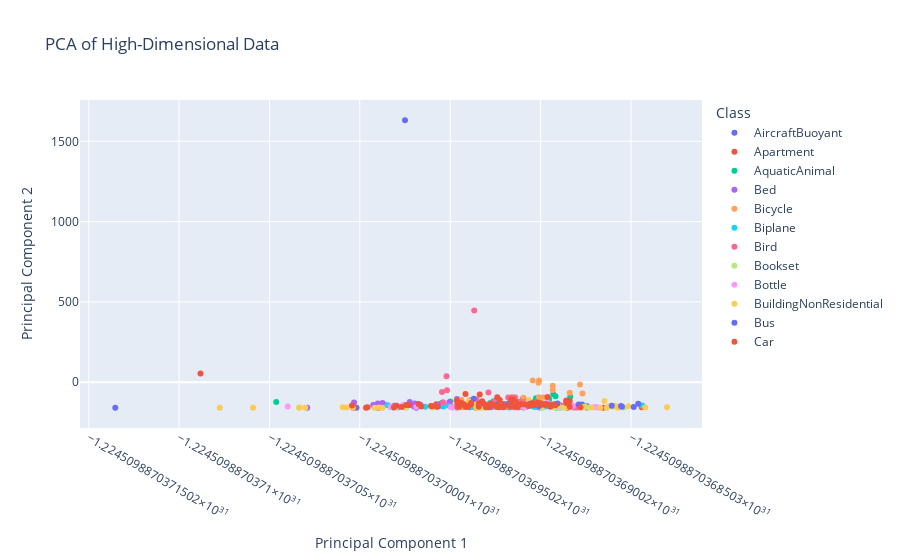

The cell this chart's notebook holds for it:
### Code cell
from sklearn.decomposition import PCA

pca=PCA(n_components=2)
x_trans=pca.fit_transform(X)
# Step 2: Create a DataFrame for the PCA results
pca_df = pd.DataFrame(data=x_trans, columns=['PCA1', 'PCA2'])
pca_df['Class'] = Y['class']  # Add the class labels
pca_df['Name']=Y["mesh_name"]
plot_data2(pca_df,"PCA1","PCA2",chunks[0])

### Figure 1 — Plotly figure (JSON) as saved in the notebook; plotly's stock layout.template omitted (floating-point values rounded to 4 significant figures; data arrays with more than 128 entries replaced by an {"elided": "..."} marker saying what was removed)
{"data": [{"customdata": [["AircraftBuoyant", "m1337.obj"], ["AircraftBuoyant", "m1338.obj"], ["AircraftBuoyant", "m1339.obj"], ["AircraftBuoyant", "m1340.obj"], ["AircraftBuoyant", "m1341.obj"], ["AircraftBuoyant", "m1342.obj"], ["AircraftBuoyant", "m1343.obj"], ["AircraftBuoyant", "m1344.obj"], ["AircraftBuoyant", "m1345.obj"], ["AircraftBuoyant", "m1346.obj"], ["AircraftBuoyant", "m1348.obj"], ["AircraftBuoyant", "m1349.obj"], ["AircraftBuoyant", "m1350.obj"], ["AircraftBuoyant", "m1351.obj"], ["AircraftBuoyant", "m1352.obj"]], "hovertemplate": "Class=%{customdata[0]}<br>Principal Component 1=%{x}<br>Principal Component 2=%{y}<br>Name=%{customdata[1]}<extra></extra>", "legendgroup": "AircraftBuoyant", "marker": {"color": "#636efa", "symbol": "circle"}, "mode": "markers", "name": "AircraftBuoyant", "orientation": "v", "showlegend": true, "type": "scatter", "x": [-1.225e+31, -1.225e+31, -1.225e+31, -1.225e+31, -1.225e+31, -1.225e+31, -1.225e+31, -1.225e+31, -1.225e+31, -1.225e+31, -1.225e+31, -1.225e+31, -1.225e+31, -1.225e+31, -1.225e+31], "xaxis": "x", "y": [-159.8, -159.1, -156.0, -148.7, -152.4, -157.9, -159.4, -158.0, -157.5, -145.5, -145.7, -146.5, -146.2, -139.2, -150.1], "yaxis": "y"}, {"customdata": [["Apartment", "D00045.obj"], ["Apartment", "D00086.obj"], ["Apartment", "D00138.obj"], ["Apartment", "D00156.obj"], ["Apartment", "D00310.obj"], ["Apartment", "D00348.obj"], ["Apartment", "D00366.obj"], ["Apartment", "D00478.obj"], ["Apartment", "D00496.obj"], ["Apartment", "D00626.obj"], ["Apartment", "D00639.obj"], ["Apartment", "D00651.obj"], ["Apartment", "D00681.obj"], ["Apartment", "D00780.obj"], ["Apartment", "D00792.obj"], ["Apartment", "D00859.obj"], ["Apartment", "D00860.obj"], ["Apartment", "D00869.obj"], ["Apartment", "D00921.obj"], ["Apartment", "D00953.obj"], ["Apartment", "m463.obj"], ["Apartment", "m464.obj"], ["Apartment", "m465.obj"]], "hovertemplate": "Class=%{customdata[0]}<br>Principal Component 1=%{x}<br>Principal Component 2=%{y}<br>Name=%{customdata[1]}<extra></extra>", "legendgroup": "Apartment", "marker": {"color": "#EF553B", "symbol": "circle"}, "mode": "markers", "name": "Apartment", "orientation": "v", "showlegend": true, "type": "scatter", "x": [-1.225e+31, -1.225e+31, -1.225e+31, -1.225e+31, -1.225e+31, -1.225e+31, -1.225e+31, -1.225e+31, -1.225e+31, -1.225e+31, -1.225e+31, -1.225e+31, -1.225e+31, -1.225e+31, -1.225e+31, -1.225e+31, -1.225e+31, -1.225e+31, -1.225e+31, -1.225e+31, -1.225e+31, -1.225e+31, -1.225e+31], "xaxis": "x", "y": [-157.5, -148.3, -154.7, -153.6, -150.0, -158.3, -157.9, -155.7, -158.3, -151.9, -157.0, -153.6, -153.2, -137.6, -158.9, -149.2, -155.8, -156.9, -159.1, -158.8, -156.5, -142.6, -122.5], "yaxis": "y"}, {"customdata": [["AquaticAnimal", "m53.obj"], ["AquaticAnimal", "m54.obj"], ["AquaticAnimal", "m55.obj"], ["AquaticAnimal", "m56.obj"], ["AquaticAnimal", "m57.obj"], ["AquaticAnimal", "m58.obj"], ["AquaticAnimal", "m59.obj"], ["AquaticAnimal", "m60.obj"], ["AquaticAnimal", "m61.obj"], ["AquaticAnimal", "m62.obj"], ["AquaticAnimal", "m63.obj"], ["AquaticAnimal", "m64.obj"], ["AquaticAnimal", "m65.obj"], ["AquaticAnimal", "m66.obj"], ["AquaticAnimal", "m67.obj"], ["AquaticAnimal", "m68.obj"], ["AquaticAnimal", "m69.obj"], ["AquaticAnimal", "m70.obj"], ["AquaticAnimal", "m71.obj"], ["AquaticAnimal", "m72.obj"], ["AquaticAnimal", "m73.obj"], ["AquaticAnimal", "m74.obj"], ["AquaticAnimal", "m75.obj"], ["AquaticAnimal", "m76.obj"], ["AquaticAnimal", "m77.obj"], ["AquaticAnimal", "m78.obj"], ["AquaticAnimal", "m79.obj"], ["AquaticAnimal", "m80.obj"], ["AquaticAnimal", "m81.obj"]], "hovertemplate": "Class=%{customdata[0]}<br>Principal Component 1=%{x}<br>Principal Component 2=%{y}<br>Name=%{customdata[1]}<extra></extra>", "legendgroup": "AquaticAnimal", "marker": {"color": "#00cc96", "symbol": "circle"}, "mode": "markers", "name": "AquaticAnimal", "orientation": "v", "showlegend": true, "type": "scatter", "x": [-1.225e+31, -1.225e+31, -1.225e+31, -1.225e+31, -1.225e+31, -1.225e+31, -1.225e+31, -1.225e+31, -1.225e+31, -1.225e+31, -1.225e+31, -1.225e+31, -1.225e+31, -1.225e+31, -1.225e+31, -1.225e+31, -1.225e+31, -1.225e+31, -1.225e+31, -1.225e+31, -1.225e+31, -1.225e+31, -1.225e+31, -1.225e+31, -1.225e+31, -1.225e+31, -1.225e+31, -1.225e+31, -1.225e+31], "xaxis": "x", "y": [-87.33, -121.4, -104.1, -102.6, -75.9, -155.7, -123.0, -132.0, -136.4, -99.6, -158.5, -122.1, -135.2, -150.8, -91.37, -126.9, -134.8, -126.1, -144.0, -134.0, -145.2, -135.8, -144.5, -134.9, -136.1, -141.0, -121.0, -131.7, -137.2], "yaxis": "y"}, {"customdata": [["Bed", "D00031.obj"], ["Bed", "D00110.obj"], ["Bed", "D00121.obj"], ["Bed", "D00184.obj"], ["Bed", "D00210.obj"], ["Bed", "D00213.obj"], ["Bed", "D00217.obj"], ["Bed", "D00307.obj"], ["Bed", "D00322.obj"], ["Bed", "D00417.obj"], ["Bed", "D00538.obj"], ["Bed", "D00545.obj"], ["Bed", "D00552.obj"], ["Bed", "D00565.obj"], ["Bed", "D00650.obj"], ["Bed", "D00735.obj"], ["Bed", "D00836.obj"], ["Bed", "D00839.obj"], ["Bed", "D00969.obj"], ["Bed", "D00988.obj"], ["Bed", "m945.obj"], ["Bed", "m946.obj"], ["Bed", "m947.obj"], ["Bed", "m948.obj"], ["Bed", "m949.obj"], ["Bed", "m950.obj"], ["Bed", "m951.obj"]], "hovertemplate": "Class=%{customdata[0]}<br>Principal Component 1=%{x}<br>Principal Component 2=%{y}<br>Name=%{customdata[1]}<extra></extra>", "legendgroup": "Bed", "marker": {"color": "#ab63fa", "symbol": "circle"}, "mode": "markers", "name": "Bed", "orientation": "v", "showlegend": true, "type": "scatter", "x": [-1.225e+31, -1.225e+31, -1.225e+31, -1.225e+31, -1.225e+31, -1.225e+31, -1.225e+31, -1.225e+31, -1.225e+31, -1.225e+31, -1.225e+31, -1.225e+31, -1.225e+31, -1.225e+31, -1.225e+31, -1.225e+31, -1.225e+31, -1.225e+31, -1.225e+31, -1.225e+31, -1.225e+31, -1.225e+31, -1.225e+31, -1.225e+31, -1.225e+31, -1.225e+31, -1.225e+31], "xaxis": "x", "y": [-133.1, -129.1, -147.1, -152.9, -145.7, -127.0, -133.3, -140.2, -127.3, -121.9, -146.9, -143.6, -155.5, -104.3, -139.9, -140.3, -149.0, -123.3, -151.0, -134.4, -154.8, -140.3, -142.5, -158.8, -153.6, -159.2, -131.4], "yaxis": "y"}, {"customdata": [["Bicycle", "D00016.obj"], ["Bicycle", "D00033.obj"], ["Bicycle", "D00040.obj"], ["Bicycle", "D00077.obj"], ["Bicycle", "D00078.obj"], ["Bicycle", "D00462.obj"], ["Bicycle", "D00514.obj"], ["Bicycle", "D00536.obj"], ["Bicycle", "D00555.obj"], ["Bicycle", "D00558.obj"], ["Bicycle", "D00567.obj"], ["Bicycle", "D00621.obj"], ["Bicycle", "D00708.obj"], ["Bicycle", "D00750.obj"], ["Bicycle", "D00838.obj"], ["Bicycle", "D00847.obj"], ["Bicycle", "D00904.obj"], ["Bicycle", "D00930.obj"], ["Bicycle", "D00931.obj"], ["Bicycle", "D00974.obj"], ["Bicycle", "m1472.obj"], ["Bicycle", "m1473.obj"], ["Bicycle", "m1475.obj"], ["Bicycle", "m1476.obj"], ["Bicycle", "m1477.obj"], ["Bicycle", "m1478.obj"]], "hovertemplate": "Class=%{customdata[0]}<br>Principal Component 1=%{x}<br>Principal Component 2=%{y}<br>Name=%{customdata[1]}<extra></extra>", "legendgroup": "Bicycle", "marker": {"color": "#FFA15A", "symbol": "circle"}, "mode": "markers", "name": "Bicycle", "orientation": "v", "showlegend": true, "type": "scatter", "x": [-1.225e+31, -1.225e+31, -1.225e+31, -1.225e+31, -1.225e+31, -1.225e+31, -1.225e+31, -1.225e+31, -1.225e+31, -1.225e+31, -1.225e+31, -1.225e+31, -1.225e+31, -1.225e+31, -1.225e+31, -1.225e+31, -1.225e+31, -1.225e+31, -1.225e+31, -1.225e+31, -1.225e+31, -1.225e+31, -1.225e+31, -1.225e+31, -1.225e+31, -1.225e+31], "xaxis": "x", "y": [9.837, -65.79, -111.9, -97.16, -131.0, -95.04, -94.47, -147.2, -123.0, -99.21, -22.75, 11.07, -94.95, -115.3, -93.48, -130.9, -48.01, -134.6, -104.8, -111.7, -123.0, -69.98, -111.7, -4.2, -131.1, -14.35], "yaxis": "y"}, {"customdata": [["Biplane", "D00069.obj"], ["Biplane", "D00132.obj"], ["Biplane", "D00178.obj"], ["Biplane", "D00199.obj"], ["Biplane", "D00246.obj"], ["Biplane", "D00276.obj"], ["Biplane", "D00277.obj"], ["Biplane", "D00320.obj"], ["Biplane", "D00373.obj"], ["Biplane", "D00410.obj"], ["Biplane", "D00490.obj"], ["Biplane", "D00515.obj"], ["Biplane", "D00601.obj"], ["Biplane", "D00616.obj"], ["Biplane", "D00632.obj"], ["Biplane", "D00634.obj"], ["Biplane", "D00666.obj"], ["Biplane", "D00854.obj"], ["Biplane", "D00890.obj"], ["Biplane", "D00900.obj"], ["Biplane", "m1118.obj"], ["Biplane", "m1119.obj"], ["Biplane", "m1120.obj"], ["Biplane", "m1121.obj"], ["Biplane", "m1122.obj"], ["Biplane", "m1123.obj"], ["Biplane", "m1124.obj"], ["Biplane", "m1126.obj"], ["Biplane", "m1127.obj"], ["Biplane", "m1128.obj"], ["Biplane", "m1129.obj"], ["Biplane", "m1131.obj"], ["Biplane", "m1132.obj"], ["Biplane", "m1133.obj"], ["Biplane", "m1134.obj"], ["Biplane", "m1135.obj"], ["Biplane", "m1136.obj"], ["Biplane", "m1137.obj"], ["Biplane", "m1138.obj"], ["Biplane", "m1139.obj"], ["Biplane", "m1141.obj"], ["Biplane", "m1143.obj"], ["Biplane", "m1144.obj"], ["Biplane", "m1146.obj"]], "hovertemplate": "Class=%{customdata[0]}<br>Principal Component 1=%{x}<br>Principal Component 2=%{y}<br>Name=%{customdata[1]}<extra></extra>", "legendgroup": "Biplane", "marker": {"color": "#19d3f3", "symbol": "circle"}, "mode": "markers", "name": "Biplane", "orientation": "v", "showlegend": true, "type": "scatter", "x": [-1.225e+31, -1.225e+31, -1.225e+31, -1.225e+31, -1.225e+31, -1.225e+31, -1.225e+31, -1.225e+31, -1.225e+31, -1.225e+31, -1.225e+31, -1.225e+31, -1.225e+31, -1.225e+31, -1.225e+31, -1.225e+31, -1.225e+31, -1.225e+31, -1.225e+31, -1.225e+31, -1.225e+31, -1.225e+31, -1.225e+31, -1.225e+31, -1.225e+31, -1.225e+31, -1.225e+31, -1.225e+31, -1.225e+31, -1.225e+31, -1.225e+31, -1.225e+31, -1.225e+31, -1.225e+31, -1.225e+31, -1.225e+31, -1.225e+31, -1.225e+31, -1.225e+31, -1.225e+31, -1.225e+31, -1.225e+31, -1.225e+31, -1.225e+31], "xaxis": "x", "y": [-152.6, -129.5, -148.0, -152.8, -144.1, -156.2, -155.3, -152.1, -147.9, -142.5, -149.4, -152.6, -157.5, -142.2, -152.2, -154.0, -147.2, -153.7, -145.3, -151.7, -147.8, -154.2, -144.4, -153.4, -151.9, -150.6, -145.9, -150.8, -148.2, -147.3, -152.3, -148.0, -140.4, -152.2, -117.9, -135.9, -152.5, -118.0, -155.7, -154.5, -154.6, -145.1, -153.5, -129.4], "yaxis": "y"}, {"customdata": [["Bird", "D00089.obj"], ["Bird", "D00113.obj"], ["Bird", "D00164.obj"], ["Bird", "D00234.obj"], ["Bird", "D00271.obj"], ["Bird", "D00284.obj"], ["Bird", "D00323.obj"], ["Bird", "D00386.obj"], ["Bird", "D00438.obj"], ["Bird", "D00442.obj"], ["Bird", "D00546.obj"], ["Bird", "D00599.obj"], ["Bird", "D00625.obj"], ["Bird", "D00689.obj"], ["Bird", "D00736.obj"], ["Bird", "D00762.obj"], ["Bird", "D00862.obj"], ["Bird", "D00922.obj"], ["Bird", "D00961.obj"], ["Bird", "D00999.obj"], ["Bird", "m28.obj"], ["Bird", "m29.obj"], ["Bird", "m30.obj"], ["Bird", "m31.obj"], ["Bird", "m32.obj"], ["Bird", "m33.obj"], ["Bird", "m34.obj"], ["Bird", "m35.obj"], ["Bird", "m36.obj"], ["Bird", "m37.obj"], ["Bird", "m38.obj"], ["Bird", "m39.obj"], ["Bird", "m40.obj"], ["Bird", "m41.obj"], ["Bird", "m42.obj"], ["Bird", "m43.obj"], ["Bird", "m44.obj"], ["Bird", "m45.obj"], ["Bird", "m47.obj"], ["Bird", "m48.obj"], ["Bird", "m50.obj"], ["Bird", "m51.obj"], ["Bird", "m52.obj"]], "hovertemplate": "Class=%{customdata[0]}<br>Principal Component 1=%{x}<br>Principal Component 2=%{y}<br>Name=%{customdata[1]}<extra></extra>", "legendgroup": "Bird", "marker": {"color": "#FF6692", "symbol": "circle"}, "mode": "markers", "name": "Bird", "orientation": "v", "showlegend": true, "type": "scatter", "x": [-1.225e+31, -1.225e+31, -1.225e+31, -1.225e+31, -1.225e+31, -1.225e+31, -1.225e+31, -1.225e+31, -1.225e+31, -1.225e+31, -1.225e+31, -1.225e+31, -1.225e+31, -1.225e+31, -1.225e+31, -1.225e+31, -1.225e+31, -1.225e+31, -1.225e+31, -1.225e+31, -1.225e+31, -1.225e+31, -1.225e+31, -1.225e+31, -1.225e+31, -1.225e+31, -1.225e+31, -1.225e+31, -1.225e+31, -1.225e+31, -1.225e+31, -1.225e+31, -1.225e+31, -1.225e+31, -1.225e+31, -1.225e+31, -1.225e+31, -1.225e+31, -1.225e+31, -1.225e+31, -1.225e+31, -1.225e+31, -1.225e+31], "xaxis": "x", "y": [-152.0, -157.7, -155.2, -150.8, -148.0, -156.0, 447.0, 36.61, -96.13, -158.0, -125.9, -64.24, -154.1, -143.2, -116.6, -155.0, -117.8, -155.3, -95.21, -49.76, -153.7, -143.8, -146.2, -153.5, -151.8, -156.4, -152.1, -158.7, -157.9, -152.9, -60.35, -140.2, -143.4, -96.08, -145.0, -154.0, -120.7, -156.0, -107.9, -154.4, -154.6, -156.1, -158.2], "yaxis": "y"}, {"customdata": [["Bookset", "D01009.obj"], ["Bookset", "D01013.obj"], ["Bookset", "D01030.obj"], ["Bookset", "D01038.obj"], ["Bookset", "D01042.obj"], ["Bookset", "D01050.obj"], ["Bookset", "D01065.obj"], ["Bookset", "D01096.obj"], ["Bookset", "D01108.obj"], ["Bookset", "D01110.obj"], ["Bookset", "D01122.obj"], ["Bookset", "D01135.obj"], ["Bookset", "D01146.obj"], ["Bookset", "D01182.obj"], ["Bookset", "D01183.obj"], ["Bookset", "D01184.obj"], ["Bookset", "D01190.obj"], ["Bookset", "D01199.obj"]], "hovertemplate": "Class=%{customdata[0]}<br>Principal Component 1=%{x}<br>Principal Component 2=%{y}<br>Name=%{customdata[1]}<extra></extra>", "legendgroup": "Bookset", "marker": {"color": "#B6E880", "symbol": "circle"}, "mode": "markers", "name": "Bookset", "orientation": "v", "showlegend": true, "type": "scatter", "x": [-1.225e+31, -1.225e+31, -1.225e+31, -1.225e+31, -1.225e+31, -1.225e+31, -1.225e+31, -1.225e+31, -1.225e+31, -1.225e+31, -1.225e+31, -1.225e+31, -1.225e+31, -1.225e+31, -1.225e+31, -1.225e+31, -1.225e+31, -1.225e+31], "xaxis": "x", "y": [-154.1, -158.4, -159.1, -127.0, -156.1, -157.6, -158.2, -158.6, -155.7, -159.0, -159.2, -152.6, -158.7, -157.4, -158.5, -159.0, -153.3, -158.6], "yaxis": "y"}, {"customdata": [["Bottle", "D00020.obj"], ["Bottle", "D00123.obj"], ["Bottle", "D00139.obj"], ["Bottle", "D00166.obj"], ["Bottle", "D00176.obj"], ["Bottle", "D00208.obj"], ["Bottle", "D00281.obj"], ["Bottle", "D00311.obj"], ["Bottle", "D00350.obj"], ["Bottle", "D00390.obj"], ["Bottle", "D00451.obj"], ["Bottle", "D00679.obj"], ["Bottle", "D00696.obj"], ["Bottle", "D00711.obj"], ["Bottle", "D00716.obj"], ["Bottle", "D00726.obj"], ["Bottle", "D00892.obj"], ["Bottle", "D00940.obj"], ["Bottle", "D00959.obj"], ["Bottle", "m482.obj"], ["Bottle", "m483.obj"], ["Bottle", "m484.obj"], ["Bottle", "m485.obj"], ["Bottle", "m486.obj"], ["Bottle", "m487.obj"], ["Bottle", "m488.obj"], ["Bottle", "m489.obj"], ["Bottle", "m490.obj"], ["Bottle", "m491.obj"]], "hovertemplate": "Class=%{customdata[0]}<br>Principal Component 1=%{x}<br>Principal Component 2=%{y}<br>Name=%{customdata[1]}<extra></extra>", "legendgroup": "Bottle", "marker": {"color": "#FF97FF", "symbol": "circle"}, "mode": "markers", "name": "Bottle", "orientation": "v", "showlegend": true, "type": "scatter", "x": [-1.225e+31, -1.225e+31, -1.225e+31, -1.225e+31, -1.225e+31, -1.225e+31, -1.225e+31, -1.225e+31, -1.225e+31, -1.225e+31, -1.225e+31, -1.225e+31, -1.225e+31, -1.225e+31, -1.225e+31, -1.225e+31, -1.225e+31, -1.225e+31, -1.225e+31, -1.225e+31, -1.225e+31, -1.225e+31, -1.225e+31, -1.225e+31, -1.225e+31, -1.225e+31, -1.225e+31, -1.225e+31, -1.225e+31], "xaxis": "x", "y": [-150.0, -135.9, -142.8, -146.7, -142.4, -146.3, -149.6, -154.5, -144.0, -156.8, -152.3, -126.4, -142.3, -155.9, -137.2, -151.3, -143.8, -155.5, -139.0, -150.6, -144.8, -151.7, -150.5, -139.5, -146.7, -154.9, -154.5, -157.1, -153.8], "yaxis": "y"}, {"customdata": [["BuildingNonResidential", "m382.obj"], ["BuildingNonResidential", "m383.obj"], ["BuildingNonResidential", "m384.obj"], ["BuildingNonResidential", "m385.obj"], ["BuildingNonResidential", "m386.obj"], ["BuildingNonResidential", "m387.obj"], ["BuildingNonResidential", "m390.obj"], ["BuildingNonResidential", "m391.obj"], ["BuildingNonResidential", "m392.obj"], ["BuildingNonResidential", "m393.obj"], ["BuildingNonResidential", "m394.obj"], ["BuildingNonResidential", "m395.obj"], ["BuildingNonResidential", "m396.obj"], ["BuildingNonResidential", "m397.obj"], ["BuildingNonResidential", "m398.obj"], ["BuildingNonResidential", "m399.obj"], ["BuildingNonResidential", "m400.obj"], ["BuildingNonResidential", "m401.obj"], ["BuildingNonResidential", "m402.obj"], ["BuildingNonResidential", "m404.obj"], ["BuildingNonResidential", "m405.obj"], ["BuildingNonResidential", "m406.obj"], ["BuildingNonResidential", "m407.obj"], ["BuildingNonResidential", "m408.obj"], ["BuildingNonResidential", "m409.obj"], ["BuildingNonResidential", "m410.obj"], ["BuildingNonResidential", "m412.obj"], ["BuildingNonResidential", "m413.obj"], ["BuildingNonResidential", "m414.obj"], ["BuildingNonResidential", "m415.obj"], ["BuildingNonResidential", "m416.obj"], ["BuildingNonResidential", "m418.obj"], ["BuildingNonResidential", "m420.obj"], ["BuildingNonResidential", "m421.obj"], ["BuildingNonResidential", "m470.obj"], ["BuildingNonResidential", "m471.obj"], ["BuildingNonResidential", "m472.obj"], ["BuildingNonResidential", "m474.obj"], ["BuildingNonResidential", "m475.obj"], ["BuildingNonResidential", "m477.obj"], ["BuildingNonResidential", "m478.obj"], ["BuildingNonResidential", "m479.obj"], ["BuildingNonResidential", "m481.obj"]], "hovertemplate": "Class=%{customdata[0]}<br>Principal Component 1=%{x}<br>Principal Component 2=%{y}<br>Name=%{customdata[1]}<extra></extra>", "legendgroup": "BuildingNonResidential", "marker": {"color": "#FECB52", "symbol": "circle"}, "mode": "markers", "name": "BuildingNonResidential", "orientation": "v", "showlegend": true, "type": "scatter", "x": [-1.225e+31, -1.225e+31, -1.225e+31, -1.225e+31, -1.225e+31, -1.225e+31, -1.225e+31, -1.225e+31, -1.225e+31, -1.225e+31, -1.225e+31, -1.225e+31, -1.225e+31, -1.225e+31, -1.225e+31, -1.225e+31, -1.225e+31, -1.225e+31, -1.225e+31, -1.225e+31, -1.225e+31, -1.225e+31, -1.225e+31, -1.225e+31, -1.225e+31, -1.225e+31, -1.225e+31, -1.225e+31, -1.225e+31, -1.225e+31, -1.225e+31, -1.225e+31, -1.225e+31, -1.225e+31, -1.225e+31, -1.225e+31, -1.225e+31, -1.225e+31, -1.225e+31, -1.225e+31, -1.225e+31, -1.225e+31, -1.225e+31], "xaxis": "x", "y": [-156.5, -158.1, -149.8, -158.4, -158.0, -151.7, -158.0, -157.1, -155.3, -159.1, -159.2, -159.5, -159.8, -159.1, -156.7, -156.3, -157.9, -146.0, -158.9, -157.1, -158.1, -159.4, -159.0, -152.5, -116.5, -154.0, -110.8, -159.6, -157.4, -159.1, -150.0, -157.0, -152.1, -141.1, -120.1, -146.6, -149.4, -157.5, -156.8, -149.6, -127.0, -141.1, -145.8], "yaxis": "y"}, {"customdata": [["Bus", "D00084.obj"], ["Bus", "D00114.obj"], ["Bus", "D00151.obj"], ["Bus", "D00179.obj"], ["Bus", "D00182.obj"], ["Bus", "D00264.obj"], ["Bus", "D00436.obj"], ["Bus", "D00448.obj"], ["Bus", "D00483.obj"], ["Bus", "D00677.obj"], ["Bus", "D00754.obj"], ["Bus", "D00769.obj"], ["Bus", "D00775.obj"], ["Bus", "D00815.obj"], ["Bus", "D00823.obj"], ["Bus", "D00832.obj"], ["Bus", "D00857.obj"]], "hovertemplate": "Class=%{customdata[0]}<br>Principal Component 1=%{x}<br>Principal Component 2=%{y}<br>Name=%{customdata[1]}<extra></extra>", "legendgroup": "Bus", "marker": {"color": "#636efa", "symbol": "circle"}, "mode": "markers", "name": "Bus", "orientation": "v", "showlegend": true, "type": "scatter", "x": [-1.225e+31, -1.225e+31, -1.225e+31, -1.225e+31, -1.225e+31, -1.225e+31, -1.225e+31, -1.225e+31, -1.225e+31, -1.225e+31, -1.225e+31, -1.225e+31, -1.225e+31, -1.225e+31, -1.225e+31, -1.225e+31, -1.225e+31], "xaxis": "x", "y": [1632.0, -152.4, -140.1, -132.1, -134.0, -103.0, -150.0, -148.4, -152.0, -155.2, -132.7, -138.3, -148.6, -146.5, -134.1, -154.6, -140.1], "yaxis": "y"}, {"customdata": {"elided": "89x2 str values"}, "hovertemplate": "Class=%{customdata[0]}<br>Principal Component 1=%{x}<br>Principal Component 2=%{y}<br>Name=%{customdata[1]}<extra></extra>", "legendgroup": "Car", "marker": {"color": "#EF553B", "symbol": "circle"}, "mode": "markers", "name": "Car", "orientation": "v", "showlegend": true, "type": "scatter", "x": [-1.225e+31, -1.225e+31, -1.225e+31, -1.225e+31, -1.225e+31, -1.225e+31, -1.225e+31, -1.225e+31, -1.225e+31, -1.225e+31, -1.225e+31, -1.225e+31, -1.225e+31, -1.225e+31, -1.225e+31, -1.225e+31, -1.225e+31, -1.225e+31, -1.225e+31, -1.225e+31, -1.225e+31, -1.225e+31, -1.225e+31, -1.225e+31, -1.225e+31, -1.225e+31, -1.225e+31, -1.225e+31, -1.225e+31, -1.225e+31, -1.225e+31, -1.225e+31, -1.225e+31, -1.225e+31, -1.225e+31, -1.225e+31, -1.225e+31, -1.225e+31, -1.225e+31, -1.225e+31, -1.225e+31, -1.225e+31, -1.225e+31, -1.225e+31, -1.225e+31, -1.225e+31, -1.225e+31, -1.225e+31, -1.225e+31, -1.225e+31, -1.225e+31, -1.225e+31, -1.225e+31, -1.225e+31, -1.225e+31, -1.225e+31, -1.225e+31, -1.225e+31, -1.225e+31, -1.225e+31, -1.225e+31, -1.225e+31, -1.225e+31, -1.225e+31, -1.225e+31, -1.225e+31, -1.225e+31, -1.225e+31, -1.225e+31, -1.225e+31, -1.225e+31, -1.225e+31, -1.225e+31, -1.225e+31, -1.225e+31, -1.225e+31, -1.225e+31, -1.225e+31, -1.225e+31, -1.225e+31, -1.225e+31, -1.225e+31, -1.225e+31, -1.225e+31, -1.225e+31, -1.225e+31, -1.225e+31, -1.225e+31, -1.225e+31], "xaxis": "x", "y": [-138.6, -154.2, -151.3, -140.7, -155.0, -134.9, -150.7, -151.1, -135.2, -152.8, -138.8, -136.5, -140.6, -152.3, -148.2, -150.5, -141.3, -127.2, -146.3, -144.0, -147.2, -150.9, -145.5, -152.2, -155.4, -152.5, -156.0, -137.5, -139.8, -131.1, -129.6, -152.3, -146.7, -111.5, -73.14, -117.0, -93.95, -126.0, -76.43, -92.24, -138.6, -114.1, -106.3, -109.9, -130.9, -122.1, -121.8, -133.0, -147.9, -135.2, -140.5, -139.0, -144.0, -141.8, -149.0, -127.6, -142.2, -130.6, -141.1, -148.1, -145.6, -149.3, -152.6, -119.1, -132.9, -149.4, -142.4, -134.9, -113.7, -148.7, -144.3, -125.7, -137.7, -129.6, -135.9, -137.7, -133.4, -129.6, -141.8, -144.0, -152.5, 54.68, -142.2, -131.1, -152.7, -155.4, -155.6, -156.6, -153.0], "yaxis": "y"}], "layout": {"legend": {"title": {"text": "Class"}, "tracegroupgap": 0}, "title": {"text": "PCA of High-Dimensional Data"}, "xaxis": {"anchor": "y", "domain": [0, 1], "title": {"text": "Principal Component 1"}}, "yaxis": {"anchor": "x", "domain": [0, 1], "title": {"text": "Principal Component 2"}}}}
